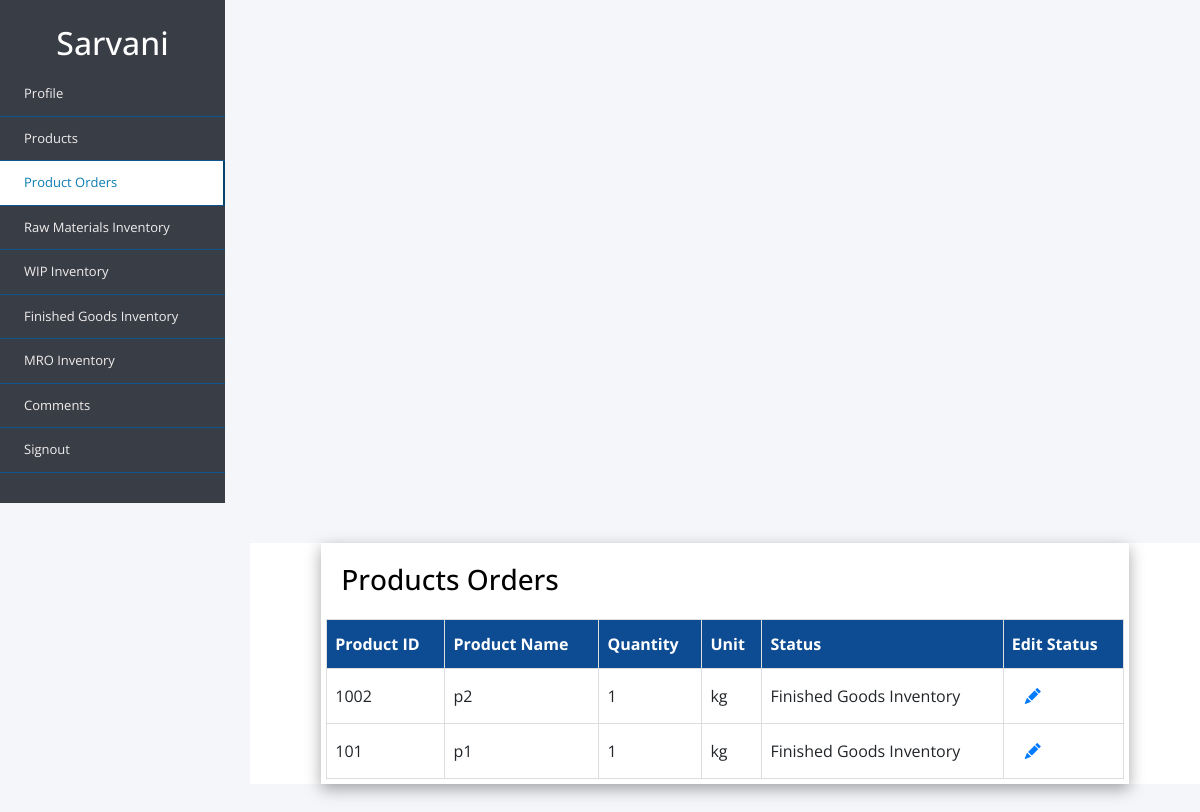
The app's page /user_files/user_porders.php (signed in), older data.
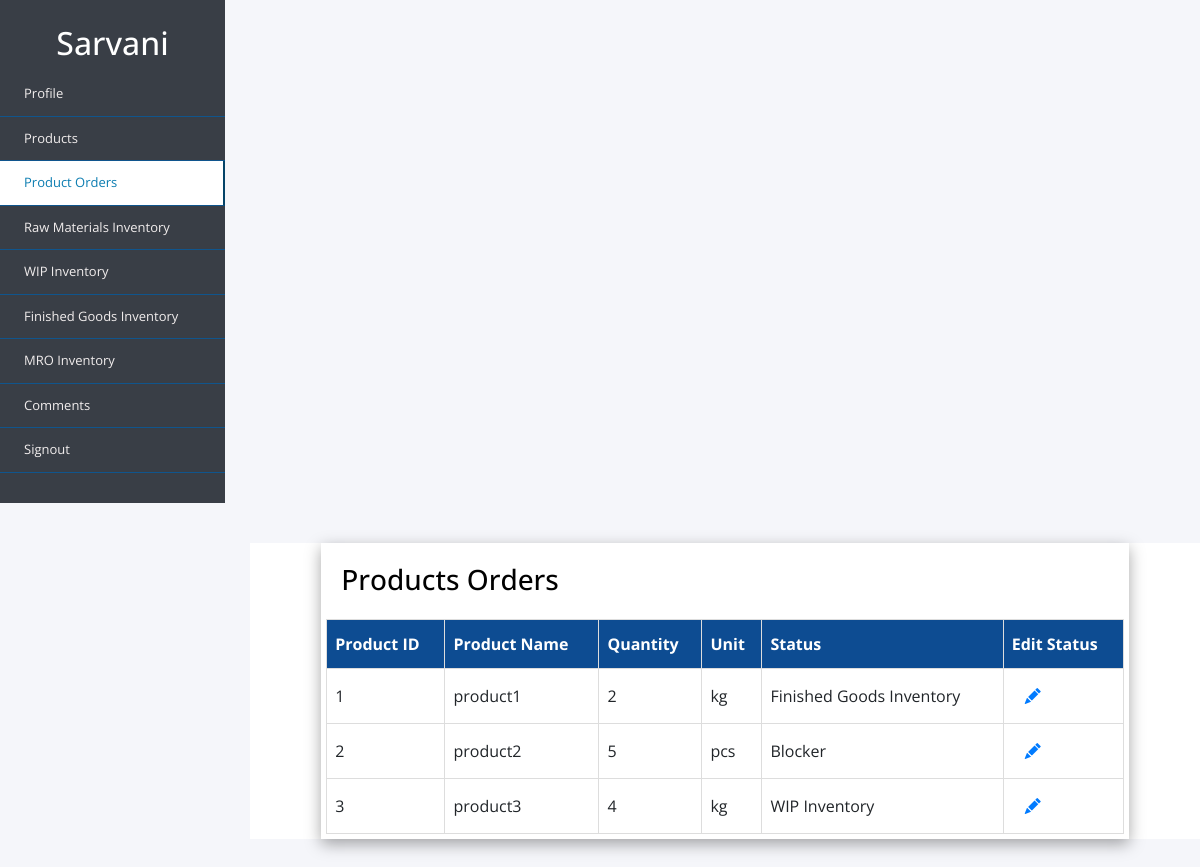
The same page, newer data.
### tables this page shows
CREATE TABLE `porders` (
  `order_id` int(11) NOT NULL,
  `quantity` int(10) NOT NULL,
  `unit` varchar(10) NOT NULL,
  `status` varchar(50) NOT NULL,
  `ordered_date` date DEFAULT NULL,
  `product_id` int(11) NOT NULL,
  `product_name` varchar(50) NOT NULL
);

### user_files/user_porders.php (the view, shortened to what this page needs)
<?php
include 'dbconnect.php';
?>
<!doctype html>
<html lang="en">
  <head>
    <link rel="stylesheet" href="https://stackpath.bootstrapcdn.com/bootstrap/4.4.1/css/bootstrap.min.css">
    <link rel="stylesheet" href="style2.css">
    <link rel="stylesheet" href="https://cdn.jsdelivr.net/npm/bootstrap-icons@1.7.2/font/bootstrap-icons.css">
  </head>
  <body>
  <div class="wrapper">
        <div class="sidebar">
            <div class="profile">
            <h2><?php echo $_SESSION['username']?></h2>
            </div>
            <ul>
                <li>
                    <a href="user_profile.php">
                        <span class="item">Profile</span>
                    </a>
                </li>
                <li>
                    <a href="user_products.php" >
                        <span class="item">Products</span>
                    </a>
                </li>
                <li>
                    <a href="user_porders.php" class="active">
                        <span class="item">Product Orders</span>
                    </a>
                </li>
                <li>
                    <a href="user_rm.php" >
                        <span class="item">Raw Materials Inventory</span>
                    </a>
                </li>
                 <li>
                    <a href="user_wip.php">
                        <span class="item">WIP Inventory</span>
                    </a>
                </li>
                <li>
                    <a href="user_fg.php">
                        <span class="item">Finished Goods Inventory</span>
                    </a>
                </li>
                <li>
                    <a href="user_mro.php">
                        <span class="item">MRO Inventory</span>
                    </a>
                </li>
                 <li>
                <a href="comments.php">
                        <span class="item">Comments</span>
                    </a>
                </li>
                <li>
                        <a href="logout.php"><span class="item">Signout</span></a>
                </li>
  </ul>
       </div>
</div>
<div class="content">
<div class="box">
<table class="user-info">
  <tr class="heading">
 <td> <h3><u>Products Orders</u></h3></td>
    </tr>
  <table class="products">
  <thead>
  <tr>
    <th>Product ID</th>
    <th>Product Name</th>
    <th>Quantity</th>
    <th>Unit</th>
    <th>Status</th>
    <th> Edit Status</th>
  </tr>
</thead>
<tbody>
  <?php
  $sql = "SELECT * FROM `porders`";
  $result = mysqli_query($conn, $sql);
    if ($result) {
      while($row = mysqli_fetch_assoc($result)) {
       $product_id=$row['product_id'];
          echo '<tr>
              <td>'.$row["product_id"].'</td>
              <td>'.$row["product_name"].'</td>
              <td>'.$row["quantity"].'</td>
               <td>'.$row["unit"].'</td>
               <td>'.$row["status"].'</td>
               <td>
               <button type="button" class="btn btn-link"> <a href="edit_userpo.php?editid='.$product_id.'">  <span class="bi bi-pencil-fill"></span></a></button>
</td>
             </tr>';
  }
}
?>
</tbody>
</table>
</div>
</div>
</body>
</html>

Row changes from the older to the newer data that the page shows:
removed porders: product "1002", product_name "p2", quantity "1", unit "kg", status "Finished Goods Inventory"
removed porders: product "101", product_name "p1", quantity "1", unit "kg", status "Finished Goods Inventory"
added porders: product "1", product_name "product1", quantity "2", unit "kg", status "Finished Goods Inventory"
added porders: product "2", product_name "product2", quantity "5", unit "pcs", status "Blocker"
added porders: product "3", product_name "product3", quantity "4", unit "kg", status "WIP Inventory"
